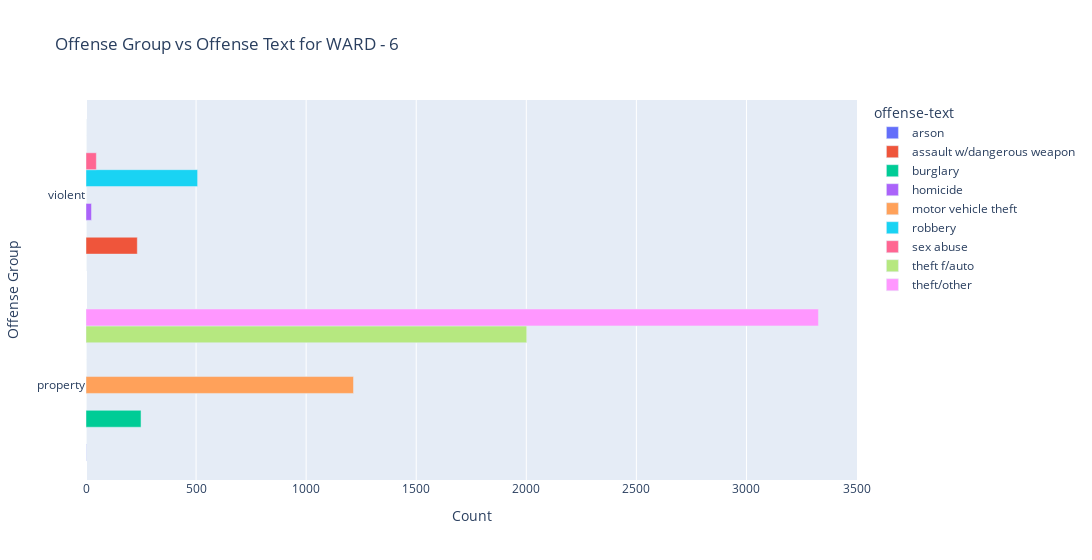

This figure's notebook cell:
### Markdown cell above
### The above graph shows the number of different property and violent crime which have occured in the whole of Washington D.C. <br> This clearly shows that the number of property crimes are more in Washington D.C. when compared to violent crimes.

### Code cell
df = crime[crime['WARD'] == 6.0]
crosstab = pd.crosstab(df["offensegroup"], df["offense-text"])

fig = px.bar(crosstab, orientation='h', barmode='group', title='Offense Group vs Offense Text for WARD - 6')
fig.update_layout(xaxis_title='Count', yaxis_title='Offense Group',  width=1200)

fig.show()

print("")

### Figure 1 — Plotly figure (JSON) as saved in the notebook; plotly's stock layout.template omitted (floating-point values rounded to 4 significant figures)
{"data": [{"alignmentgroup": "True", "hovertemplate": "offense-text=arson<br>value=%{x}<br>offensegroup=%{y}<extra></extra>", "legendgroup": "arson", "marker": {"color": "#636efa", "pattern": {"shape": ""}}, "name": "arson", "offsetgroup": "arson", "orientation": "h", "showlegend": true, "textposition": "auto", "type": "bar", "x": [1, 0], "xaxis": "x", "y": ["property", "violent"], "yaxis": "y"}, {"alignmentgroup": "True", "hovertemplate": "offense-text=assault w/dangerous weapon<br>value=%{x}<br>offensegroup=%{y}<extra></extra>", "legendgroup": "assault w/dangerous weapon", "marker": {"color": "#EF553B", "pattern": {"shape": ""}}, "name": "assault w/dangerous weapon", "offsetgroup": "assault w/dangerous weapon", "orientation": "h", "showlegend": true, "textposition": "auto", "type": "bar", "x": [0, 233], "xaxis": "x", "y": ["property", "violent"], "yaxis": "y"}, {"alignmentgroup": "True", "hovertemplate": "offense-text=burglary<br>value=%{x}<br>offensegroup=%{y}<extra></extra>", "legendgroup": "burglary", "marker": {"color": "#00cc96", "pattern": {"shape": ""}}, "name": "burglary", "offsetgroup": "burglary", "orientation": "h", "showlegend": true, "textposition": "auto", "type": "bar", "x": [250, 0], "xaxis": "x", "y": ["property", "violent"], "yaxis": "y"}, {"alignmentgroup": "True", "hovertemplate": "offense-text=homicide<br>value=%{x}<br>offensegroup=%{y}<extra></extra>", "legendgroup": "homicide", "marker": {"color": "#ab63fa", "pattern": {"shape": ""}}, "name": "homicide", "offsetgroup": "homicide", "orientation": "h", "showlegend": true, "textposition": "auto", "type": "bar", "x": [0, 25], "xaxis": "x", "y": ["property", "violent"], "yaxis": "y"}, {"alignmentgroup": "True", "hovertemplate": "offense-text=motor vehicle theft<br>value=%{x}<br>offensegroup=%{y}<extra></extra>", "legendgroup": "motor vehicle theft", "marker": {"color": "#FFA15A", "pattern": {"shape": ""}}, "name": "motor vehicle theft", "offsetgroup": "motor vehicle theft", "orientation": "h", "showlegend": true, "textposition": "auto", "type": "bar", "x": [1215, 0], "xaxis": "x", "y": ["property", "violent"], "yaxis": "y"}, {"alignmentgroup": "True", "hovertemplate": "offense-text=robbery<br>value=%{x}<br>offensegroup=%{y}<extra></extra>", "legendgroup": "robbery", "marker": {"color": "#19d3f3", "pattern": {"shape": ""}}, "name": "robbery", "offsetgroup": "robbery", "orientation": "h", "showlegend": true, "textposition": "auto", "type": "bar", "x": [0, 507], "xaxis": "x", "y": ["property", "violent"], "yaxis": "y"}, {"alignmentgroup": "True", "hovertemplate": "offense-text=sex abuse<br>value=%{x}<br>offensegroup=%{y}<extra></extra>", "legendgroup": "sex abuse", "marker": {"color": "#FF6692", "pattern": {"shape": ""}}, "name": "sex abuse", "offsetgroup": "sex abuse", "orientation": "h", "showlegend": true, "textposition": "auto", "type": "bar", "x": [0, 47], "xaxis": "x", "y": ["property", "violent"], "yaxis": "y"}, {"alignmentgroup": "True", "hovertemplate": "offense-text=theft f/auto<br>value=%{x}<br>offensegroup=%{y}<extra></extra>", "legendgroup": "theft f/auto", "marker": {"color": "#B6E880", "pattern": {"shape": ""}}, "name": "theft f/auto", "offsetgroup": "theft f/auto", "orientation": "h", "showlegend": true, "textposition": "auto", "type": "bar", "x": [2002, 0], "xaxis": "x", "y": ["property", "violent"], "yaxis": "y"}, {"alignmentgroup": "True", "hovertemplate": "offense-text=theft/other<br>value=%{x}<br>offensegroup=%{y}<extra></extra>", "legendgroup": "theft/other", "marker": {"color": "#FF97FF", "pattern": {"shape": ""}}, "name": "theft/other", "offsetgroup": "theft/other", "orientation": "h", "showlegend": true, "textposition": "auto", "type": "bar", "x": [3327, 0], "xaxis": "x", "y": ["property", "violent"], "yaxis": "y"}], "layout": {"barmode": "group", "legend": {"title": {"text": "offense-text"}, "tracegroupgap": 0}, "title": {"text": "Offense Group vs Offense Text for WARD - 6"}, "width": 1200, "xaxis": {"anchor": "y", "domain": [0, 1], "title": {"text": "Count"}}, "yaxis": {"anchor": "x", "domain": [0, 1], "title": {"text": "Offense Group"}}}}
